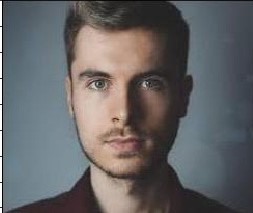
#> input picture man.jpg, 253 x 213 px
$ python 'Face Detection.py'
#> lines starting #> are read from the running program, lines starting #| are printed output that depends on the picture; after the words box and inside, x2 and y2 are one past the last pixel; in counts of white or black regions, pixels touching at a corner belong together
import numpy as np
import cv2 as cv
import matplotlib.pyplot as plt


#load the classifiers downloaded
face_cascade = cv.CascadeClassifier('haarcascade_frontalface_default.xml')
eye_cascade = cv.CascadeClassifier('haarcascade_eye.xml')
#read the image and convert to grayscale format
img = cv.imread('man.jpg')
#> img is the input picture: shape (213, 253, 3); mean B, G, R 101.3, 100, 100.7
gray = cv.cvtColor(img, cv.COLOR_BGR2GRAY)
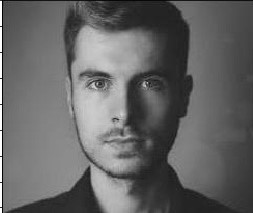
#> gray: shape (213, 253); min 0, max 255, mean 100.3
#calculate coordinates
faces = face_cascade.detectMultiScale(gray, 1.1, 4)
#> faces = [[59, 34, 129, 129]]
for (x,y,w,h) in faces:
    cv.rectangle(img,(x,y),(x+w,y+h),(255,0,0),2)
    roi_gray = gray[y:y+h, x:x+w]
    roi_color = img[y:y+h, x:x+w]
    eyes = eye_cascade.detectMultiScale(roi_gray)
    #draw bounding boxes around detected features
    for (ex,ey,ew,eh) in eyes:
        cv.rectangle(roi_color,(ex,ey),(ex+ew,ey+eh),(0,255,0),2)
#> this loop made 1 pass
#> (x, y, w, h, eyes) on pass 1: (59, 34, 129, 129, [[72, 36, 26, 26], [19, 30, 37, 37]])
#> pass 1, `roi_gray = gray[y:y+h, x:x+w]`:
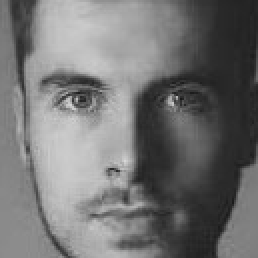
#> roi_gray: shape (129, 129) (shown 2 times larger); min 24, max 216, mean 115
#> pass 1, `roi_color = img[y:y+h, x:x+w]`:
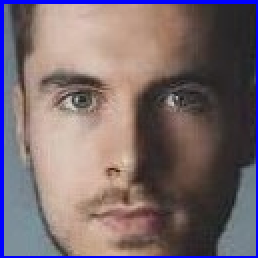
#> roi_color: shape (129, 129, 3) (shown 2 times larger); mean B, G, R 110.4, 106, 121.6
#> after the loop:
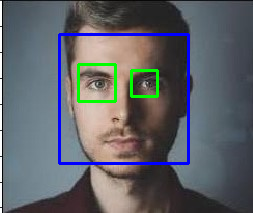
#> img: shape (213, 253, 3); 4.25% of pixels changed, all inside (x1, y1, x2, y2) = (58, 33, 190, 165)
#> after the loop:
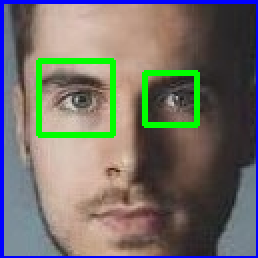
#> roi_color: shape (129, 129, 3) (shown 2 times larger); 4.49% of pixels changed, all inside (x1, y1, x2, y2) = (18, 29, 100, 69)
#plot the image
plt.imshow(img)
#write image
#> (the run stopped early here; a loop or call above may not have finished)
